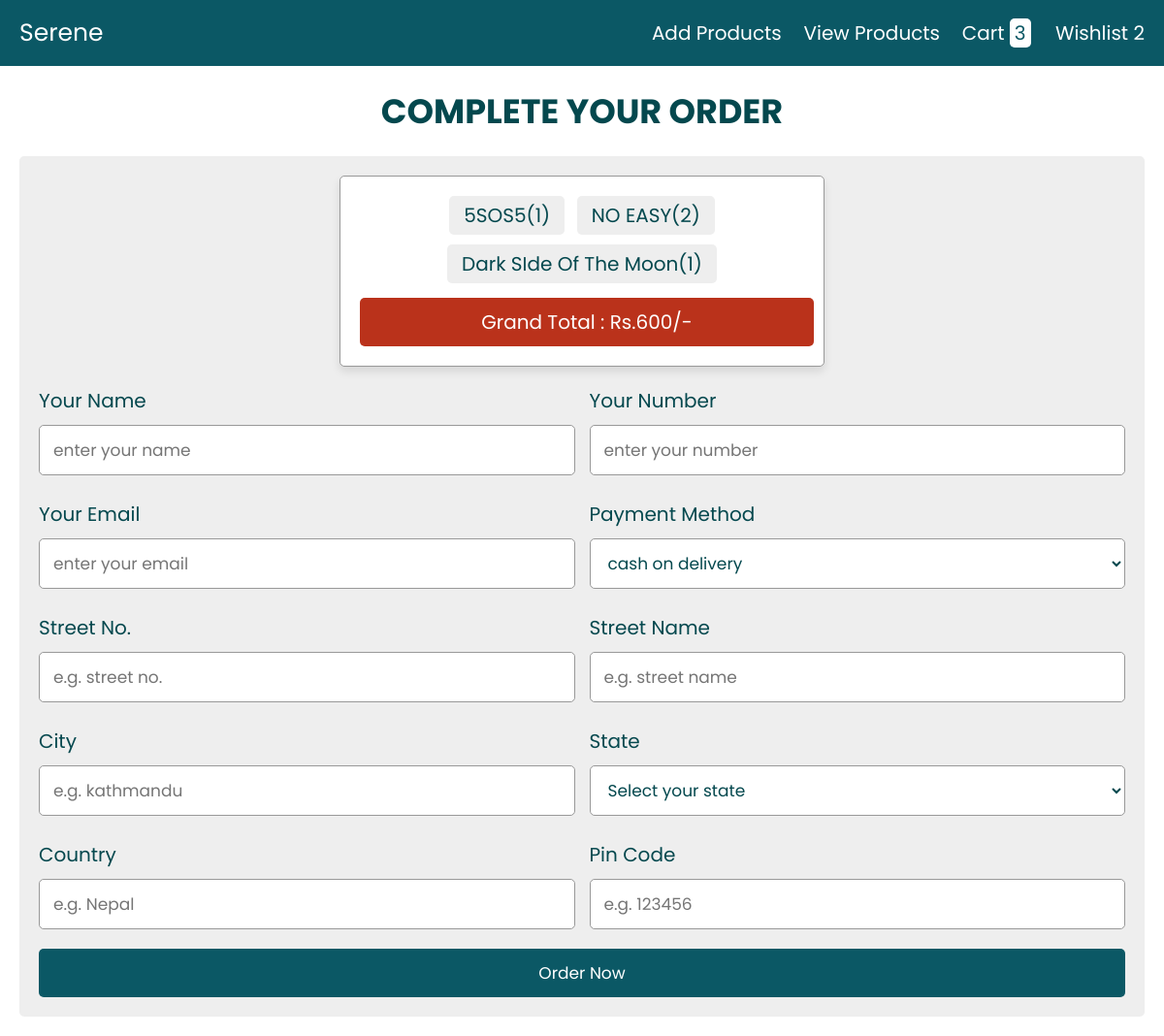
The page /checkout.php on the database its author committed.
### tables this page shows
CREATE TABLE `cart` (
  `id` int(11) NOT NULL,
  `name` varchar(255) DEFAULT NULL,
  `price` varchar(255) DEFAULT NULL,
  `image` varchar(2000) DEFAULT NULL,
  `quantity` int(255) DEFAULT NULL
);

### checkout.php (the view, shortened to what this page needs)
<!DOCTYPE html>
<html lang="en">
<head>
   <link rel="stylesheet" href="https://cdnjs.cloudflare.com/ajax/libs/font-awesome/6.0.0/css/all.min.css">
   <link rel="stylesheet" href="css/style.css">
</head>
<body>
<?php
@include 'config.php';
?>
<?php include 'header.php'; ?>
<div class="container">
<section class="checkout-form">
   <h1 class="heading">complete your order</h1>
   <form action="" method="post">
   <div class="display-order">
      <?php
         $select_cart = mysqli_query($conn, "SELECT * FROM `cart`");
         $total = 0;
         $grand_total = 0;
         if(mysqli_num_rows($select_cart) > 0){
            while($fetch_cart = mysqli_fetch_assoc($select_cart)){
            $total_price = number_format($fetch_cart['price'] * $fetch_cart['quantity']);
            $grand_total = $total += $total_price;
      ?>
      <span><?= $fetch_cart['name']; ?>(<?= $fetch_cart['quantity']; ?>)</span>
      <?php
         }
      }else{
         echo "<div class='display-order'><span>your cart is empty!</span></div>";
      }
      ?>
      <span class="grand-total"> grand total : Rs.<?= $grand_total; ?>/- </span>
   </div>
      <div class="flex">
         <div class="inputBox">
            <span>your name</span>
            <input type="text" placeholder="enter your name" name="name" required>
         </div>
         <div class="inputBox">
            <span>your number</span>
            <input type="text" placeholder="enter your number" name="number" required>
         </div>
         <div class="inputBox">
            <span>your email</span>
            <input type="email" placeholder="enter your email" name="email" required>
         </div>
         <div class="inputBox">
            <span>payment method</span>
            <select name="method">
               <option value="cash on delivery" selected>cash on delivery</option>
            </select>
         </div>
         <div class="inputBox">
            <span>Street No.</span>
            <input type="text" placeholder="e.g. street no." name="flat" required>
         </div>
         <div class="inputBox">
            <span>Street Name</span>
            <input type="text" placeholder="e.g. street name" name="street" required>
         </div>
         <div class="inputBox">
            <span>city</span>
            <input type="text" placeholder="e.g. kathmandu" name="city" required>
         </div>
         <div class="inputBox">
            <span>state</span>
            <select name="State">
                            <option>Select your state</option>
                        </select>
         </div>
         <div class="inputBox">
            <span>country</span>
            <input type="text" placeholder="e.g. Nepal" name="country" required>
         </div>
         <div class="inputBox">
            <span>pin code</span>
            <input type="text" placeholder="e.g. 123456" name="pin_code" required>
         </div>
      </div>
      <input type="submit" value="order now" name="order_btn" class="btn">
   </form>
</section>
</div>
</body>
</html>

### CSS/style.css (style rules this page uses)
:root { --blue:#0b5865; --red:rgb(186, 50, 27); --orange:rgb(5, 19, 144); --black:rgb(4, 72, 78); --white:#fff; --bg-color:#eee; --dark-bg:rgba(0,0,0,.7); --box-shadow:0 .5rem 1rem rgba(0,0,0,.1); --border:.1rem solid #999; }
* { font-family: 'Poppins', sans-serif; margin:0; padding:0; box-sizing: border-box; outline: none; border:none; text-decoration: none; text-transform: capitalize; }
html { font-size: 62.5%; overflow-x: hidden; }
.container { max-width: 1200px; margin:0 auto; }
section { padding:2rem; }
.heading { text-align: center; font-size: 3.5rem; text-transform: uppercase; color:var(--black); margin-bottom: 2rem; }
body { margin: 0; padding: 0; background-size: cover; }
.btn, .option-btn, .delete-btn { display: block; width: 100%; text-align: center; background-color: var(--blue); color:var(--white); font-size: 1.7rem; padding:1.2rem 3rem; border-radius: .5rem; cursor: pointer; margin-top: 1rem; }
.checkout-form form { padding:2rem; border-radius: .5rem; background-color: var(--bg-color); }
.checkout-form form .flex { display: flex; flex-wrap: wrap; gap:1.5rem; }
.checkout-form form .flex .inputBox { flex:1 1 40rem; }
.checkout-form form .flex .inputBox span { font-size: 2rem; color:var(--black); }
.checkout-form form .flex .inputBox input, .checkout-form form .flex .inputBox select { width: 100%; background-color: var(--white); font-size: 1.7rem; color:var(--black); border-radius: .5rem; margin:1rem 0; padding:1.2rem 1.4rem; text-transform: none; border:var(--border); }
.display-order { max-width: 50rem; background-color: var(--white); border-radius: .5rem; text-align: center; padding:1.5rem; margin:0 auto; margin-bottom: 2rem; box-shadow: var(--box-shadow); border:var(--border); }
.display-order span { display: inline-block; border-radius: .5rem; background-color: var(--bg-color); padding:.5rem 1.5rem; font-size: 2rem; color:var(--black); margin:.5rem; }
.display-order span.grand-total { width: 100%; background-color: var(--red); color:var(--white); padding:1rem; margin-top: 1rem; }

### rows shown on the page
cart: name "5SOS5", quantity "1"
cart: name "NO EASY", quantity "2"
cart: name "Dark SIde Of The Moon", quantity "1"

### other values the page prints
$row_count "3"
$row_count "2"
$grand_total "600"
